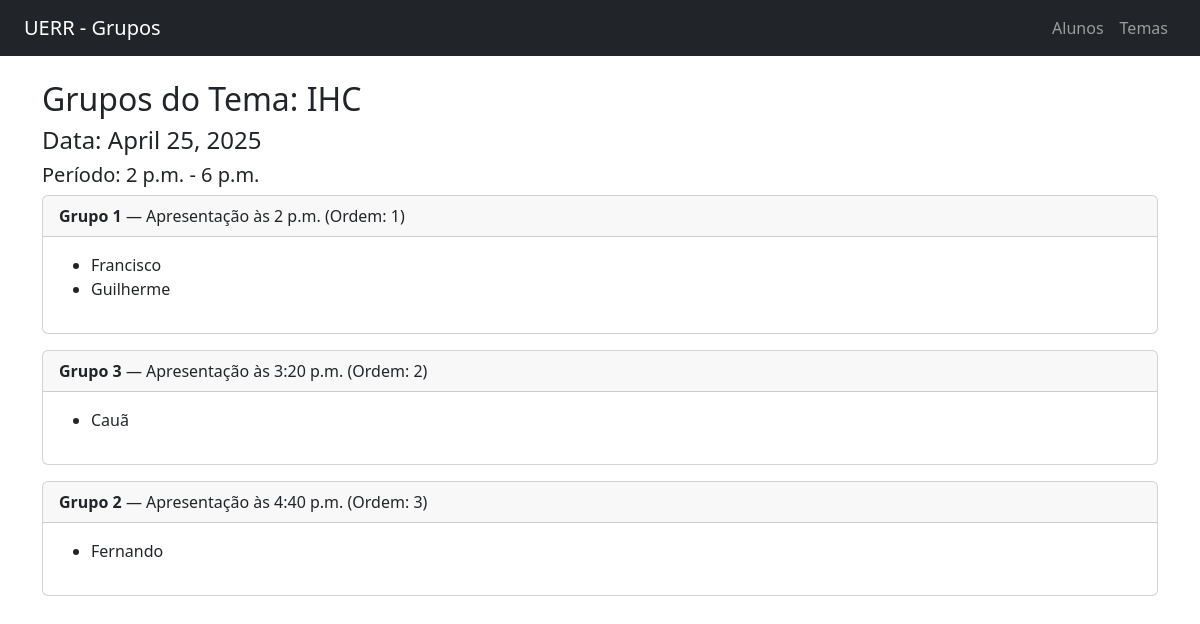
Page /tema/3/grupos/ on the committed database.
### core/models.py (models this page shows, shortened)
class Tema(models.Model):
    titulo = models.CharField(max_length=200)
    quantidade_grupos = models.PositiveIntegerField()
    alunos_por_grupo = models.PositiveIntegerField()
    data_apresentacao = models.DateField()
    horario_inicio = models.TimeField()
    horario_fim = models.TimeField()

class Grupo(models.Model):
    tema = models.ForeignKey(Tema, on_delete=models.CASCADE)
    nome = models.CharField(max_length=50)
    alunos = models.ManyToManyField(Aluno)
    horario_apresentacao = models.TimeField(null=True, blank=True)
    ordem_apresentacao = models.PositiveIntegerField(null=True, blank=True)

class Aluno(models.Model):
    nome = models.CharField(max_length=100)
    matricula = models.CharField(max_length=20, unique=True)

### core/views.py (the view)
# urls.py: path('tema/<int:tema_id>/grupos/', views.listar_grupos, name='listar_grupos'),
def listar_grupos(request, tema_id):
    tema = get_object_or_404(Tema, id=tema_id)
    grupos = Grupo.objects.filter(tema=tema).order_by('ordem_apresentacao')
    return render(request, 'core/listar_grupos.html', {'tema': tema, 'grupos': grupos})

### core/templates/core/listar_grupos.html
{% extends 'core/base.html' %}
{% block content %}
<h2>Grupos do Tema: {{ tema.titulo }}</h2>
<h4>Data: {{ tema.data_apresentacao }}</h4>
<h5>Período: {{ tema.horario_inicio }} - {{ tema.horario_fim }}</h5>
{% for grupo in grupos %}
    <div class="card mb-3">
        <div class="card-header">
            <strong>{{ grupo.nome }}</strong> — Apresentação às {{ grupo.horario_apresentacao }} (Ordem: {{ grupo.ordem_apresentacao }})
        </div>
        <div class="card-body">
            <ul>
                {% for aluno in grupo.alunos.all %}
                    <li>{{ aluno.nome }}</li>
                {% endfor %}
            </ul>
        </div>
    </div>
{% endfor %}
{% endblock %}

### rows in the picture
Tema: titulo "IHC", data_apresentacao "April 25, 2025", horario_inicio "2 p.m.", horario_fim "6 p.m."
Grupo: nome "Grupo 1", horario_apresentacao "2 p.m.", ordem_apresentacao "1"
Aluno: nome "Francisco"
Aluno: nome "Guilherme"
Grupo: nome "Grupo 3", horario_apresentacao "3:20 p.m.", ordem_apresentacao "2"
Aluno: nome "Cauã"
Grupo: nome "Grupo 2", horario_apresentacao "4:40 p.m.", ordem_apresentacao "3"
Aluno: nome "Fernando"
